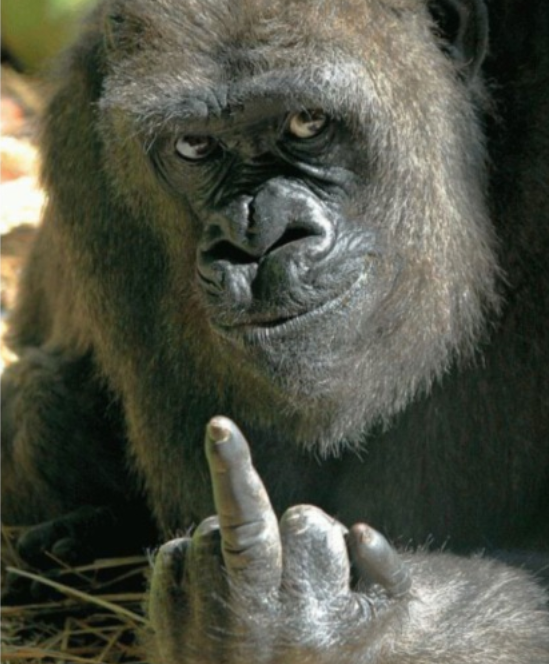
#> input picture images/gorilla.bmp, 549 x 664 px
$ python -i stream_vfd.py   (imports and definitions only)
#> lines starting #> are read from the running program, lines starting #| are printed output that depends on the picture; after the words box and inside, x2 and y2 are one past the last pixel; in counts of white or black regions, pixels touching at a corner belong together
#!/usr/bin/env python3
"""
Stream GIF animation to VFD display via UART.
FPGA expects: sync byte (0xAA), then 4096 bytes per frame.
FPGA sends back 0x55 when ready for next frame.
"""

import serial
import argparse
import time
from PIL import Image
import sys

FRAME_SIZE = 4096  # 256 columns * 16 bytes per column
SYNC_PATTERN = bytes([0xAA, 0x55, 0xAA, 0x55])  # 4-byte sync pattern
VFD_WIDTH = 256
VFD_HEIGHT = 128

def resize_and_dither(frame):
    """Resize frame to VFD size and apply Floyd-Steinberg dithering."""
    # Handle transparency
    if frame.mode == 'RGBA':
        bg = Image.new('RGBA', frame.size, (255, 255, 255, 255))
        frame = Image.alpha_composite(bg, frame)

    frame = frame.convert('L')

    # Calculate aspect-preserving resize
    aspect = frame.width / frame.height
    target_aspect = VFD_WIDTH / VFD_HEIGHT

    if aspect > target_aspect:
        # Image is wider - fit to width
        new_width = VFD_WIDTH
        new_height = int(VFD_WIDTH / aspect)
    else:
        # Image is taller - fit to height
        new_height = VFD_HEIGHT
        new_width = int(VFD_HEIGHT * aspect)

    # Resize with high-quality resampling
    resized = frame.resize((new_width, new_height), Image.Resampling.LANCZOS)

    # Create centered frame on white background
    output = Image.new('L', (VFD_WIDTH, VFD_HEIGHT), 255)
    x_offset = (VFD_WIDTH - new_width) // 2
    y_offset = (VFD_HEIGHT - new_height) // 2
    output.paste(resized, (x_offset, y_offset))

    # Apply Floyd-Steinberg dithering
    dithered = output.convert('1')

    return dithered

def frame_to_bytes(frame):
    """Convert 1-bit frame to VFD byte format.
    VFD format: Column-first order, each byte is 8 vertical pixels.
    Bit 7 at top, bit 0 at bottom.
    """
    pixels = frame.load()
    data = bytearray(FRAME_SIZE)

    # Column-first: iterate x (columns) first, then y in groups of 8
    for x in range(VFD_WIDTH):
        for y_base in range(0, VFD_HEIGHT, 8):
            byte = 0
            for bit in range(8):
                y = y_base + bit
                px = pixels[x, y]
                # VFD: 1 = lit pixel, PIL 1-bit: 0 = black, 255 = white
                # Bit 7 at top (y_base), bit 0 at bottom (y_base + 7)
                # White pixels (255) should light up on VFD
                if px != 0:
                    byte |= (0x80 >> bit)
            data[x * 16 + y_base // 8] = byte

    return bytes(data)

def gif_to_vfd_frames(gif_path):
    """Convert GIF to list of VFD frame bytes."""
#> called with gif_path = 'images/gorilla.bmp'
    frames = []

    try:
        img = Image.open(gif_path)
#> img is the input picture: PIL image 549x664 RGB; mean R, G, B 80.2, 82.6, 69.4
    except Exception as e:
        print(f"Error opening {gif_path}: {e}")
        sys.exit(1)

    print(f"Source image: {img.width}x{img.height}")
#| Source image: 549x664

    frame_num = 0
    try:
        while True:
            # Convert frame to RGBA to handle transparency
            frame = img.convert('RGBA')

            # Resize and dither
            dithered = resize_and_dither(frame)

            # Convert to VFD bytes
            frame_bytes = frame_to_bytes(dithered)
            frames.append(frame_bytes)

            frame_num += 1
            img.seek(img.tell() + 1)
#> this loop made 1 pass
#| Loaded 1 frames from images/gorilla.bmp
#> pass 1, in resize_and_dither, `frame = frame.convert('L')`:
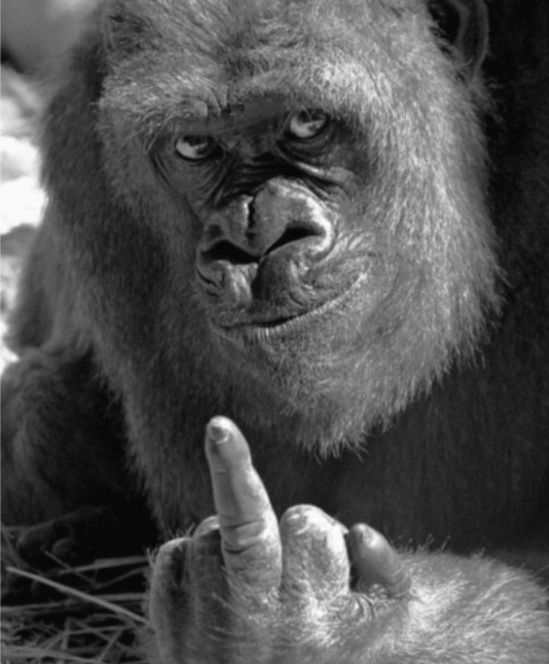
#> frame: PIL image 549x664 L; min 4, max 253, mean 80.4
#> pass 1, in resize_and_dither, `resized = frame.resize((new_width, new_height), Image.Resampling.LANCZ..`:
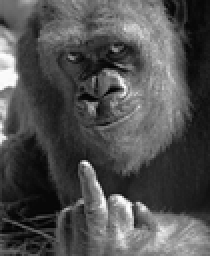
#> resized: PIL image 105x128 L (shown 2 times larger); min 1, max 255, mean 80.4
#> after the loop:
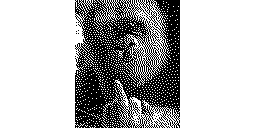
#> dithered: PIL image 256x128 1; 71.8% white; black in thin lines or dots, all inside (x1, y1, x2, y2) = (75, 0, 180, 128)
#> after the loop, frame_num = 1; frames = 1 item

    except EOFError:
        pass  # End of GIF frames

    print(f"Loaded {len(frames)} frames from {gif_path}")
    return frames

# [90 lines left out: functions stream_frames, main, not called in this run]

# [2 lines not run here, left out]

>>> result = gif_to_vfd_frames('images/gorilla.bmp')
#> result = 1 item
